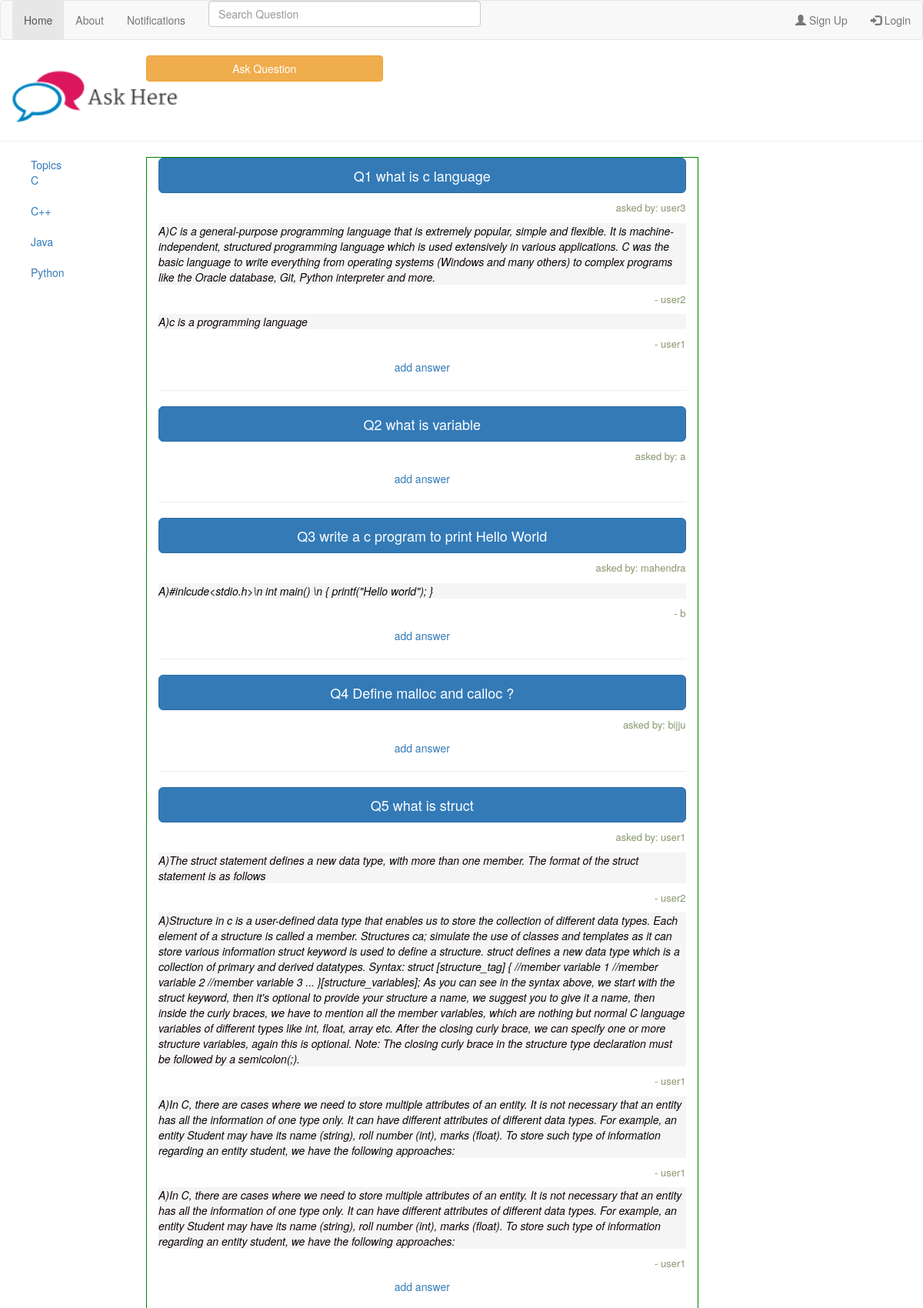
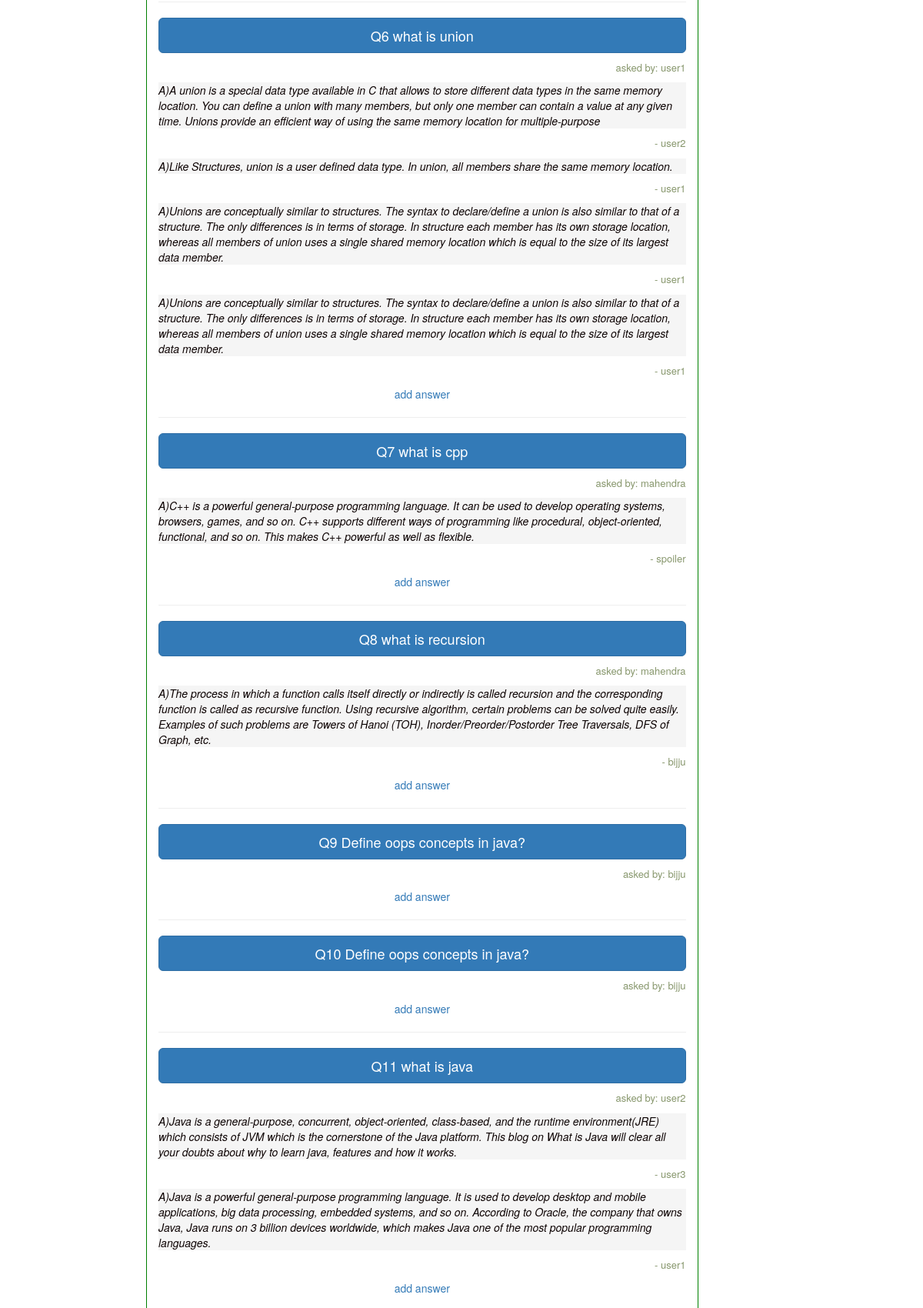
The page / (upper part) on the database its author committed (2 pictures, top to bottom).
### Ask/models.py (models this page shows)
class Question(models.Model):
    question_text = models.CharField(max_length=300)
    created_by = models.ForeignKey(UserLogin,on_delete = models.CASCADE)
    topic_id = models.ForeignKey(Interest,on_delete=models.CASCADE)
    created_date = models.DateTimeField()

class UserLogin(models.Model):
    username = models.CharField(max_length=20)
    password = models.CharField(max_length=20)
    email = models.EmailField()

class Answer(models.Model):
    que_id = models.ForeignKey(Question,on_delete=models.CASCADE)
    answer_text = models.CharField(max_length=2000)
    answerd_by = models.ForeignKey(UserLogin,on_delete=models.CASCADE)

### Ask/views.py (the view)
# urls.py: path('',index,name='index'),
def index(request):
    if request.user.is_authenticated:
        user = UserLogin.objects.get(username=request.user.username)
        topics_id = UserInterest.objects.filter(user_id_id=user.id).values('interest_id_id')
    else:
        topics_id = UserInterest.objects.all().values('interest_id_id')
    questions = Question.objects.filter(topic_id_id__in=topics_id)   # in operator in sql
    answers = dict()  # stores question_object as key and answers_list as value
    for i in questions:
        answers[i] = Answer.objects.filter(que_id_id=i.id)
    context = {'page':'home','answers':answers,'user':request.user}
    return render(request,'index.html',context)

### Ask/templates/index.html
{% extends 'base.html' %}
{% load static %}
{% block content2 %}
    {% if answers %}
        {% for question,answer in answers.items %}
            <p class="question-display">
               <button class="btn btn-primary btn-lg btn-block"  data-toggle="button" aria-pressed="false" autocomplete="off" style="width:100%;">Q{{forloop.counter}} {{ question.question_text }}</button>
            </p>
            <p class="user-display">
                asked by:<span> {{  question.created_by.username }} </span>
            </p>
            {% for a in answer %}
                <p class="answer-display">  A){{ a.answer_text }}  </p>
                <p class="user-display"> -<span> {{ a.answerd_by.username }} </span>  </p>
            {% endfor %}
            <div style="text-align: center;"><a href="{% url 'add_answer' que_id=question.id %}"> add answer </a> </div>
            <hr>
        {% endfor %}
    {% else %}
        <p> OOPs, No questions Yet .</p>
        <p> Ask now </p>
    {% endif %}
{% endblock %}

### Ask/templates/base.html (shortened to what this page needs)
{% load static %}
<!DOCTYPE  html>
<html >
<head>
    <link rel="stylesheet" href="https://maxcdn.bootstrapcdn.com/bootstrap/3.3.7/css/bootstrap.min.css"
>
    <link rel="stylesheet" href="{% static 'default.css' %}">
</head>
<body>
        <nav class="navbar navbar-default">
            <div class="container-fluid">
                <ul class="nav navbar-nav">
                    <li class = "active"> <a href="{% url 'index' %}">Home</a> </li>
                    <li> <a href="#">About</a> </li>
                    <li> <a href="#">Notifications</a> </li>
                    <li><div class="col-md-7">  <input type="text" class="form-control" placeholder="Search Question" style="width:350%;align:center"></div></li>
                </ul>
                <ul class="nav navbar-nav navbar-right">
                    {% if user.is_authenticated %}
                        <li> <a href="#">{{ user.username }} </a> </li>
                        <li> <a href="{% url 'logout' %}">logout </a> </li>
                    {%  else  %}
                    <li><a href="{% url 'signup' %}"><span class="glyphicon glyphicon-user"></span> Sign Up</a></li>
                    <li><a href="{% url 'login' %}"><span class="glyphicon glyphicon-log-in"></span> Login</a></li>
                    {% endif %}
                </ul>
            </div>
        </nav>
        <div class="row">
            <div class="col-md-2" style="text-align: center;padding-top: 6px;">
                <a href="{% url 'index' %}"> <img src="{% static  'ask1.png' %}"> </a>
            </div>
            <a href="{% url 'post_question' %}">
                <div class="col-md-3 btn btn-warning" role="button"> Ask Question </div>
            </a>
        </div>
        <div class="row">
            <hr>
            <div class="col-md-2">
                <ul style="list-style-type:none;">
                    <li> <a href="{% url 'index' %}">Topics</a> </li>
                    <li><a href="{% url 'filter' topic_id=1 %}">C</a> </li><br>
                    <li><a href="{% url 'filter' topic_id=2 %}">C++</a></li><br>
                    <li><a href="{% url 'filter' topic_id=3 %}">Java</a></li><br>
                    <li><a href="{% url 'filter' topic_id=4 %}">Python</a></li><br>
                </ul>
            </div>
            <div class="col-md-7 middle-display">
                {% block content2 %}{% endblock %}
            </div>
            <div class="col-md-3">
            </div>
        </div>
</body>
</html>

### Ask/static/default.css (style rules this page uses)
.question-display { color: blue; font-weight: bold; }
.user-display { text-align: right; font-size: small; color: darkolivegreen; opacity: 0.7; }
.answer-display { color: rgb(12, 2, 2); font-style: italic; opacity: 1; background-color: whitesmoke; }
.middle-display { border: 1px solid gree }

### rows shown on the page
Question: question_text "what is c language", created_by.username "user3"
Answer: answer_text "C is a general-purpose programming language that is extremely popular, simple and flexible. It is machine-independent, structured programming language which is used extensively in various applications. C was the basic language to write everything from operating systems (Windows and many others) to complex programs like the Oracle database, Git, Python interpreter and more.", answerd_by.username "user2"
Answer: answer_text "c is a programming language", answerd_by.username "user1"
Question: question_text "what is variable", created_by.username "a"
Question: question_text "write a c program to print Hello World", created_by.username "mahendra"
Answer: answer_text "#inlcude<stdio.h>\\n int main() \\n { printf(\"Hello world\"); }", answerd_by.username "b"
Question: question_text "Define malloc and calloc ?", created_by.username "bijju"
Question: question_text "what is struct", created_by.username "user1"
Answer: answer_text "The struct statement defines a new data type, with more than one member. The format of the struct statement is as follows", answerd_by.username "user2"
Answer: answer_text "Structure in c is a user-defined data type that enables us to store the collection of different data types. Each element of a structure is called a member. Structures ca; simulate the use of classes and templates as it can store various information struct keyword is used to define a structure. struct defines a new data type which is a collection of primary and derived datatypes. Syntax: struct [structure_tag] { //member variable 1 //member variable 2 //member variable 3 ... }[structure_variables]; As you can see in the syntax above, we start with the struct keyword, then it's optional to provide your structure a name, we suggest you to give it a name, then inside the curly braces, we have…", answerd_by.username "user1"
Answer: answer_text "In C, there are cases where we need to store multiple attributes of an entity. It is not necessary that an entity has all the information of one type only. It can have different attributes of different data types. For example, an entity Student may have its name (string), roll number (int), marks (float). To store such type of information regarding an entity student, we have the following approaches:", answerd_by.username "user1"
Answer: answer_text "In C, there are cases where we need to store multiple attributes of an entity. It is not necessary that an entity has all the information of one type only. It can have different attributes of different data types. For example, an entity Student may have its name (string), roll number (int), marks (float). To store such type of information regarding an entity student, we have the following approaches:", answerd_by.username "user1"
Question: question_text "what is union", created_by.username "user1"
Answer: answer_text "A union is a special data type available in C that allows to store different data types in the same memory location. You can define a union with many members, but only one member can contain a value at any given time. Unions provide an efficient way of using the same memory location for multiple-purpose", answerd_by.username "user2"
Answer: answer_text "Like Structures, union is a user defined data type. In union, all members share the same memory location.", answerd_by.username "user1"
Answer: answer_text "Unions are conceptually similar to structures. The syntax to declare/define a union is also similar to that of a structure. The only differences is in terms of storage. In structure each member has its own storage location, whereas all members of union uses a single shared memory location which is equal to the size of its largest data member.", answerd_by.username "user1"
Answer: answer_text "Unions are conceptually similar to structures. The syntax to declare/define a union is also similar to that of a structure. The only differences is in terms of storage. In structure each member has its own storage location, whereas all members of union uses a single shared memory location which is equal to the size of its largest data member.", answerd_by.username "user1"
Question: question_text "what is cpp", created_by.username "mahendra"
Answer: answer_text "C++ is a powerful general-purpose programming language. It can be used to develop operating systems, browsers, games, and so on. C++ supports different ways of programming like procedural, object-oriented, functional, and so on. This makes C++ powerful as well as flexible.", answerd_by.username "spoiler"
Question: question_text "what is recursion", created_by.username "mahendra"
Answer: answer_text "The process in which a function calls itself directly or indirectly is called recursion and the corresponding function is called as recursive function. Using recursive algorithm, certain problems can be solved quite easily. Examples of such problems are Towers of Hanoi (TOH), Inorder/Preorder/Postorder Tree Traversals, DFS of Graph, etc.", answerd_by.username "bijju"
Question: question_text "Define oops concepts in java?", created_by.username "bijju"
Question: question_text "Define oops concepts in java?", created_by.username "bijju"
Question: question_text "what is java", created_by.username "user2"
Answer: answer_text "Java is a general-purpose, concurrent, object-oriented, class-based, and the runtime environment(JRE) which consists of JVM which is the cornerstone of the Java platform. This blog on What is Java will clear all your doubts about why to learn java, features and how it works.", answerd_by.username "user3"
Answer: answer_text "Java is a powerful general-purpose programming language. It is used to develop desktop and mobile applications, big data processing, embedded systems, and so on. According to Oracle, the company that owns Java, Java runs on 3 billion devices worldwide, which makes Java one of the most popular programming languages.", answerd_by.username "user1"
